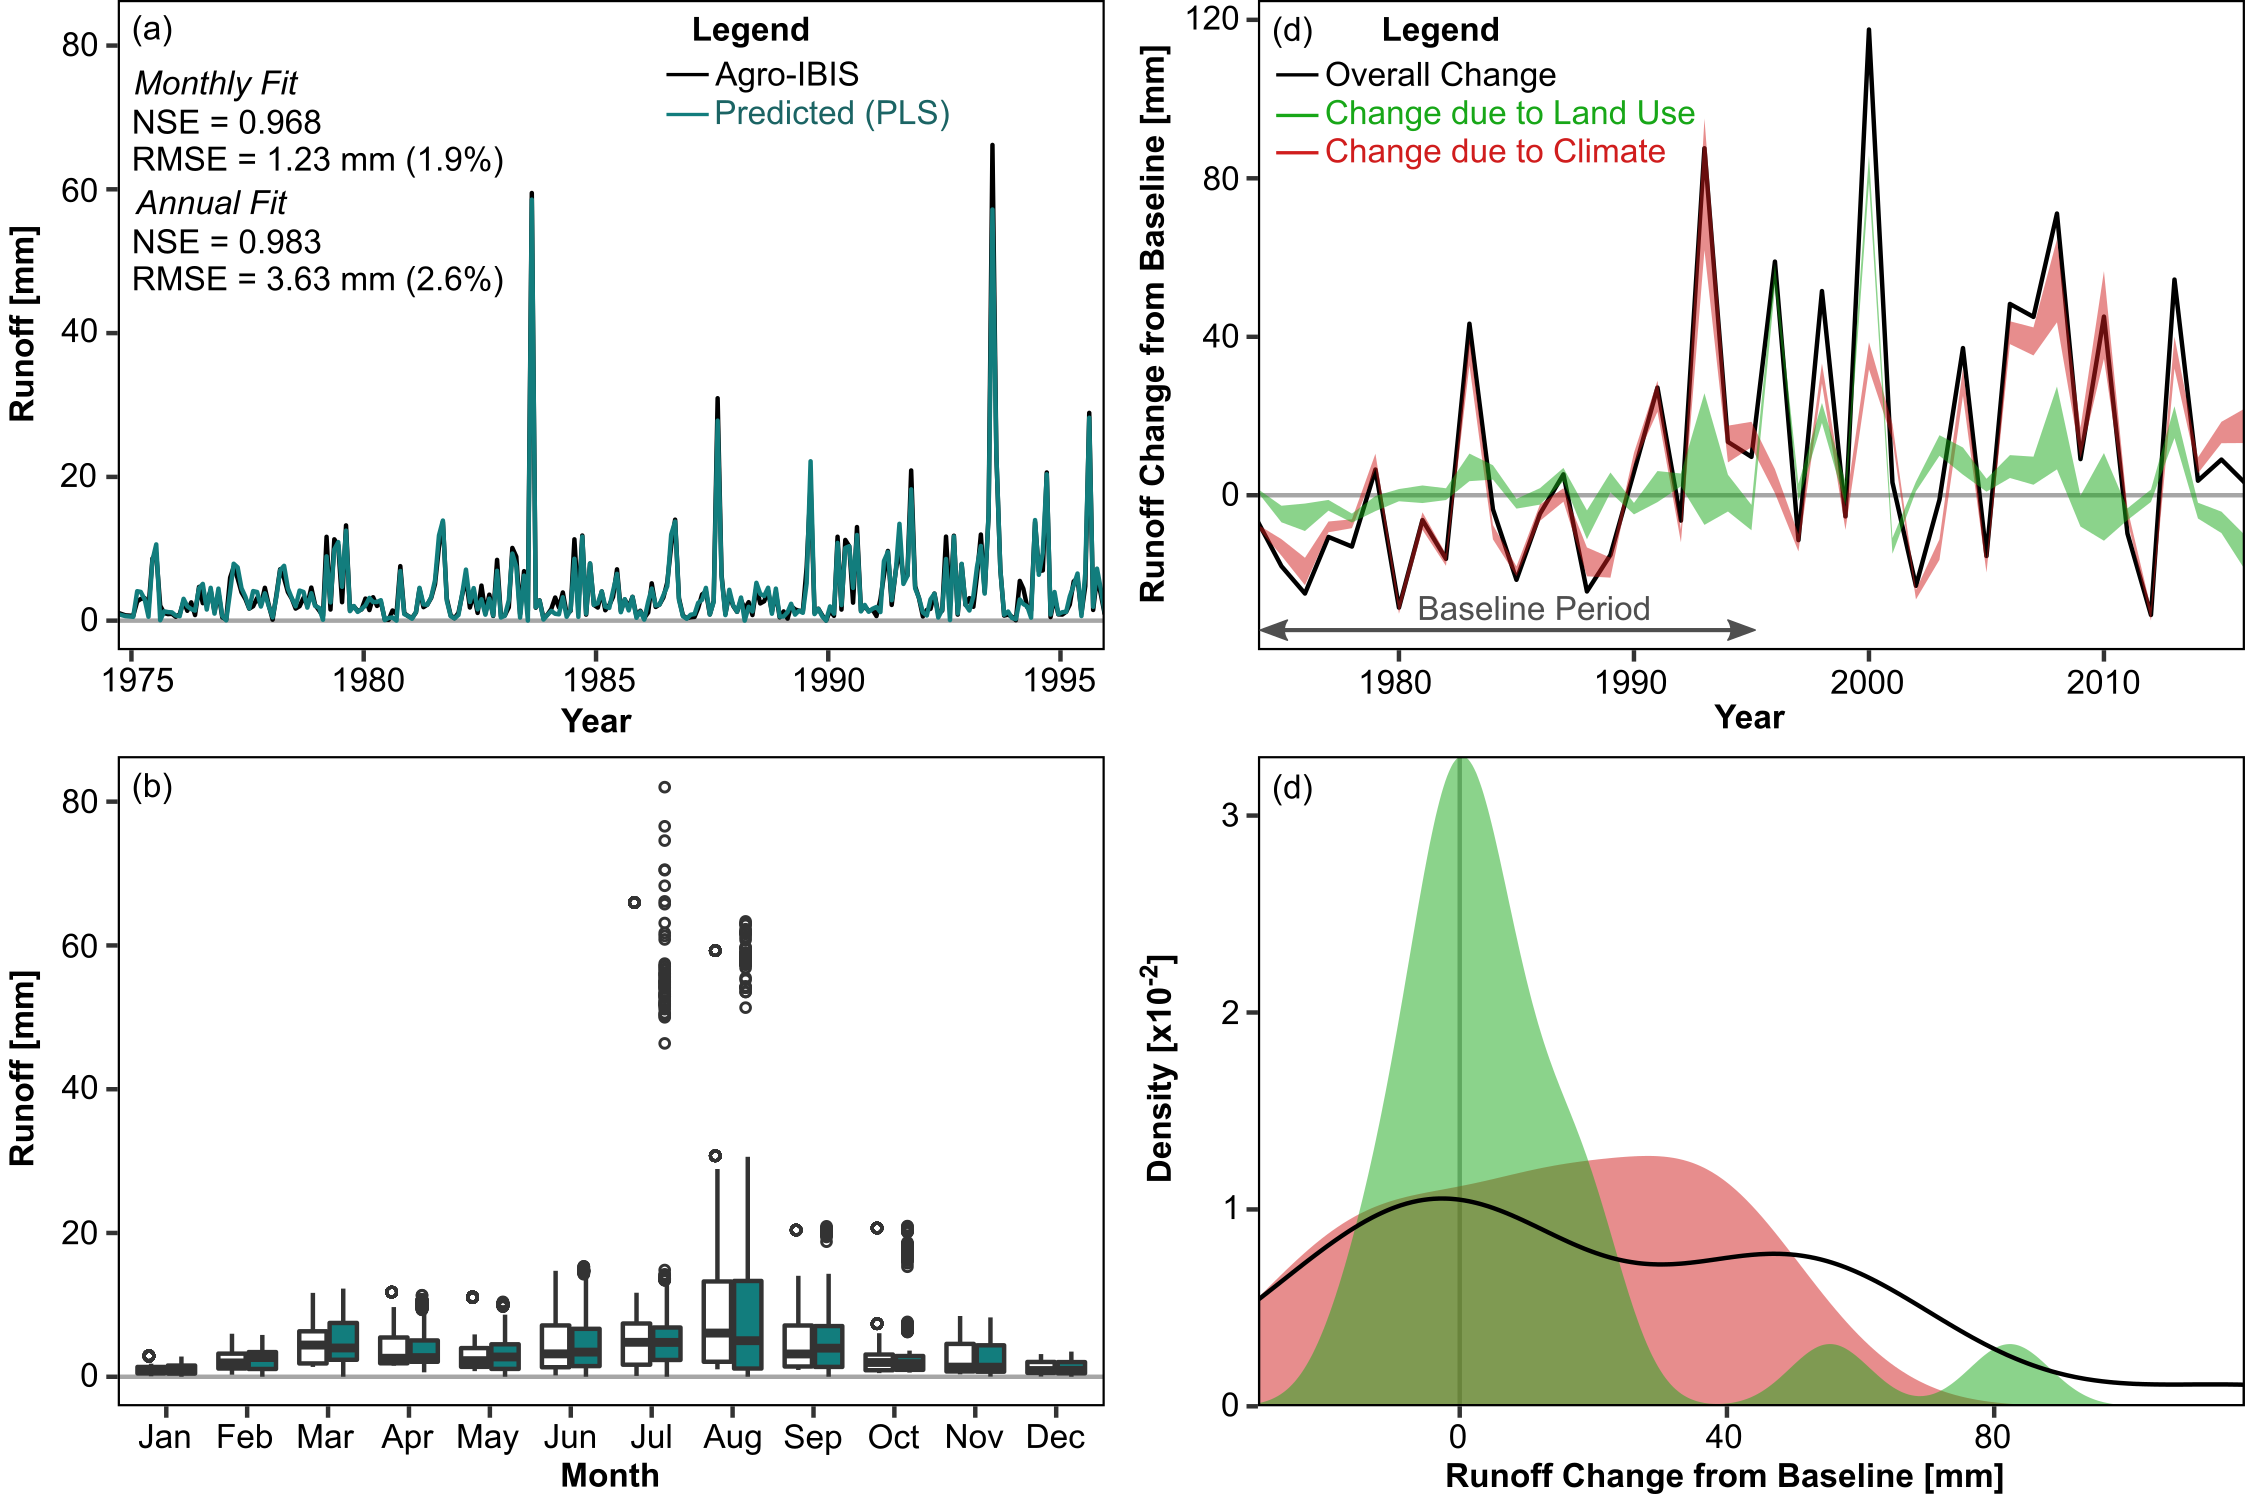

The R source for this figure:
## Figure_PheasantBranch-AgroIBIS_Runoff.R
# requires output from script PheasantBranch-AgroIBIS_1_MonthlyRegressions.R

rm(list=ls())

# path to local git repository
git.dir <- "C:/Users/Sam/WorkGits/WaterBalance_ClimateVsLULC/"

require(ggplot2)
require(dplyr)
require(lubridate)
require(reshape2)
require(gridExtra)
source(paste0(git.dir, "ProcessingScripts/FitMetrics.R"))

# path to save figure output
path.fig <- paste0(git.dir, "Plots/Figures+Tables/")

# name of flux and baseline year to plot
flux <- "srunoff"
yr.baseline.end <- 1995

# which method to use? options are PCR, PLS, MLR
method <- "PLS"
if (method=="PCR"){
  df <- read.csv(paste0(git.dir, "Data/PheasantBranch-AgroIBIS/AIAI_MonthlyRegressions_OutputAll.csv"), stringsAsFactors=F)
  colnames(df)[colnames(df)=="PCR"] <- "stat"
} else if (method=="PLS") {
  df <- read.csv(paste0(git.dir, "Data/PheasantBranch-AgroIBIS/AIAI_MonthlyRegressions_PLS_OutputAll.csv"), stringsAsFactors=F)
  colnames(df)[colnames(df)=="PLS"] <- "stat"
}

# subset to flux of interest
df <- df[df$flux.name==flux, ]

# date column
df$date <- ymd(paste0(df$year, "-", df$month, "-15"))

# subset to validation data only and make a plot
df.val <- subset(df, group=="val")
df.val.melt <- melt(df.val, id=c("year", "month", "perm", "group", "date", "flux.name"))
df.val.mean <- dplyr::summarize(group_by(df.val, year, month),
                                date = mean(date),
                                obs.mean = mean(flux),
                                stat.mean = mean(stat),
                                stat.sd = sd(stat))
df.val.mean.melt <- melt(df.val.mean[,c("year", "month", "date", "obs.mean", "stat.mean")], id=c("year", "month", "date"))
df.val.mean.yr <- dplyr::summarize(group_by(df.val.mean, year),
                                   obs = sum(obs.mean),
                                   stat = sum(stat.mean))

## now process climate vs LULC data
df.ann <- read.csv(paste0(git.dir, "Data/PheasantBranch-AgroIBIS/ClimateVsLULC.csv"))

# subset to flux of interest
df.ann <- df.ann[df.ann$flux.name==flux, ]

# figure out first/last year of baseline period
yr.baseline.start <- min(subset(df, group != "prediction")$year)
yr.baseline.end <- max(subset(df, group != "prediction")$year)

# melt for histogram
df.ann.melt <- melt(df.ann[,c("year", "change.overall.mean", "change.climate.mean", "change.LULC.mean")], id="year")
df.ann.melt <- subset(df.ann.melt, year>yr.baseline.end)

#### MAKE PLOTS
## validation plots
# statistics
val.R2 <- R2(df.val$stat, df.val$flux)
val.RMSE <- RMSE(df.val$stat, df.val$flux)
val.NRMSE <- NRMSE(df.val$stat, df.val$flux)
val.NSE <- NashSutcliffe(df.val$stat, df.val$flux)
val.NSE.mean <- NashSutcliffe(df.val.mean$stat.mean, df.val.mean$obs.mean)

val.yr.R2 <- R2(df.val.mean.yr$stat, df.val.mean.yr$obs)
val.yr.RMSE <- RMSE(df.val.mean.yr$stat, df.val.mean.yr$obs)
val.yr.NRMSE <- NRMSE(df.val.mean.yr$stat, df.val.mean.yr$obs)
val.yr.NSE <- NashSutcliffe(df.val.mean.yr$stat, df.val.mean.yr$obs)

# timeseries
p.val.time <- 
  ggplot(df.val.mean.melt, aes(x=date, y=value, color=variable)) +
  geom_hline(yintercept=0, color="gray65") +
  geom_line() +
  scale_x_date(name="Date", expand=c(0,0)) +
  scale_y_continuous(name="Discharge [mm]", limits=c(min(df.val.melt$value), max(df.val.melt$value))) +
  scale_color_manual(name="Source", labels=c("obs.mean"="Obs.", "stat.mean"=method),
                     values=c("obs.mean"="black", "stat.mean"="#127D7D"), guide=F) +
  theme_bw() +
  theme(panel.grid=element_blank(),
        panel.border=element_rect(color="black"))

# monthly boxplots
p.val.box <- 
  ggplot(df.val.melt, aes(x=factor(month), y=value, fill=variable)) +
  geom_hline(yintercept=0, color="gray65") +
  geom_boxplot(outlier.shape=1, outlier.fill=NULL) +
  scale_x_discrete(name="Month") +
  scale_y_continuous(name="Discharge [mm]", limits=c(min(df.val.melt$value), max(df.val.melt$value))) +
  scale_fill_manual(name="Source", labels=c("obs"="Obs.", "stat"=method), 
                    values=c("obs"="white", "stat"="#127D7D"), guide=F) +
  theme_bw() +
  theme(panel.grid=element_blank(),
        panel.border=element_rect(color="black"))

## results plots
# statistics
mean(subset(df.ann, year>=1996 & year<=2013)$change.overall.mean)     # overall mean
sd(subset(df.ann, year>=1996 & year<=2013)$change.overall.mean)
t.test(subset(df.ann, year>=1996 & year<=2013)$change.overall.mean)
mean(subset(df.ann, year>=1996 & year<=2013)$change.climate.mean)     # climate mean
sd(subset(df.ann, year>=1996 & year<=2013)$change.climate.mean)
t.test(subset(df.ann, year>=1996 & year<=2013)$change.climate.mean)
mean(subset(df.ann, year>=1996 & year<=2013)$change.LULC.mean)        # LULC mean
sd(subset(df.ann, year>=1996 & year<=2013)$change.LULC.mean)
t.test(subset(df.ann, year>=1996 & year<=2013)$change.LULC.mean)

mean(subset(df.ann, year<1996)$change.overall.mean)     # overall mean
sd(subset(df.ann, year<1996)$change.overall.mean)
t.test(subset(df.ann, year<1996)$change.overall.mean)
mean(subset(df.ann, year<1996)$change.climate.mean)     # climate mean
sd(subset(df.ann, year<1996)$change.climate.mean)
t.test(subset(df.ann, year<1996)$change.climate.mean)
mean(subset(df.ann, year<1996)$change.LULC.mean)        # LULC mean
sd(subset(df.ann, year<1996)$change.LULC.mean)
t.test(subset(df.ann, year<1996)$change.LULC.mean)

mean(subset(df.ann, year>=1996 & year<=2013 & year<=2013)$change.climate.mean)/mean(subset(df.ann, year>=1996 & year<=2013)$change.overall.mean)
mean(subset(df.ann, year>=1996 & year<=2013)$change.LULC.mean)/mean(subset(df.ann, year>=1996 & year<=2013)$change.overall.mean)

sum(subset(df.ann, year>=1996 & year<=2013)$change.LULC.mean>0)        # LULC positive effect number of years
sum(subset(df.ann, year>=1996 & year<=2013)$change.climate.mean>0)


summary(lm(change.overall.mean ~ year, data=subset(df.ann, year>=1996 & year<=2013 & year<=2013)))   # overall trend
summary(lm(change.climate.mean ~ year, data=subset(df.ann, year>=1996 & year<=2013 & year<=2013)))   # climate trend
summary(lm(change.LULC.mean ~ year, data=subset(df.ann, year>=1996 & year<=2013 & year<=2013)))      # LULC trend


summary(lm(change.overall.mean ~ year, data=subset(df.ann, year<1996)))   # overall trend
summary(lm(change.climate.mean ~ year, data=subset(df.ann, year<1996)))   # climate trend
summary(lm(change.LULC.mean ~ year, data=subset(df.ann, year<1996)))      # LULC trend

coef(lm(change.LULC.mean ~ year, data=subset(df.ann, year>=1996 & year<=2013)))[2]/coef(lm(change.overall.mean ~ year, data=subset(df.ann, year>=1996 & year<=2013)))[2]

# plots
p.ribbon <- 
  ggplot(df.ann, aes(x=year)) +
  geom_hline(yintercept=0, color="gray65") +
  geom_line(aes(y=change.overall.mean), color="black") +
  geom_ribbon(aes(ymin=change.climate.min, ymax=change.climate.max), fill="#D01D1D", alpha=0.5) +
  geom_ribbon(aes(ymin=change.LULC.min, ymax=change.LULC.max), fill="#18A718", alpha=0.5) +
  scale_x_continuous(name="Year", expand=c(0,0)) +
  scale_y_continuous(name="Change from Baseline Period [mm]") +
  theme_bw() +
  theme(panel.grid=element_blank(),
        panel.border=element_rect(color="black"))

p.climate.LULC.hist <-
  ggplot(subset(df.ann.melt, variable != "change.overall.mean")) +
  geom_vline(xintercept=0, color="gray65") +
  geom_density(aes(x=value, fill=variable), alpha=0.5, color=NA) +
  geom_density(data=subset(df.ann.melt, variable=="change.overall.mean"), aes(x=value), color="black", fill=NA) +
  scale_x_continuous(name="Change in Annual Runoff Depth [mm]", expand=c(0,0)) +
  scale_y_continuous(name="Density", expand=c(0,0)) +
  scale_fill_manual(name="Driver: ", 
                    values=c("change.climate.mean"="#D01D1D", "change.LULC.mean"="#18A718"), 
                    labels=c("change.climate.mean"="Climate", "change.LULC.mean"="LULC"), guide=F) +
  theme_bw() +
  theme(panel.grid=element_blank(),
        panel.border=element_rect(color="black"))

mean(subset(df.ann, year<=yr.baseline.end)$change.climate.mean)
mean(subset(df.ann, year<=yr.baseline.end)$change.LULC.mean)
mean(subset(df.ann, year<=yr.baseline.end)$change.overall.mean)

## save plots
pdf(file=paste0(path.fig, "Figure_PheasantBranch-AgroIBIS_Runoff_NoText.pdf"), width=(181/25.4), height=(120/25.4))
grid.arrange(
  arrangeGrob(p.val.time+theme(text=element_blank(), plot.margin=unit(c(0,6,4,0), "mm")),
              p.val.box+theme(text=element_blank(), plot.margin=unit(c(4,6,0,0), "mm")),
              ncol=1),
  arrangeGrob(p.ribbon+theme(text=element_blank(), plot.margin=unit(c(0,0,4,6), "mm")),
              p.climate.LULC.hist+theme(text=element_blank(), plot.margin=unit(c(4,0,0,6), "mm")),
              ncol=1),
  ncol=2)
dev.off()
